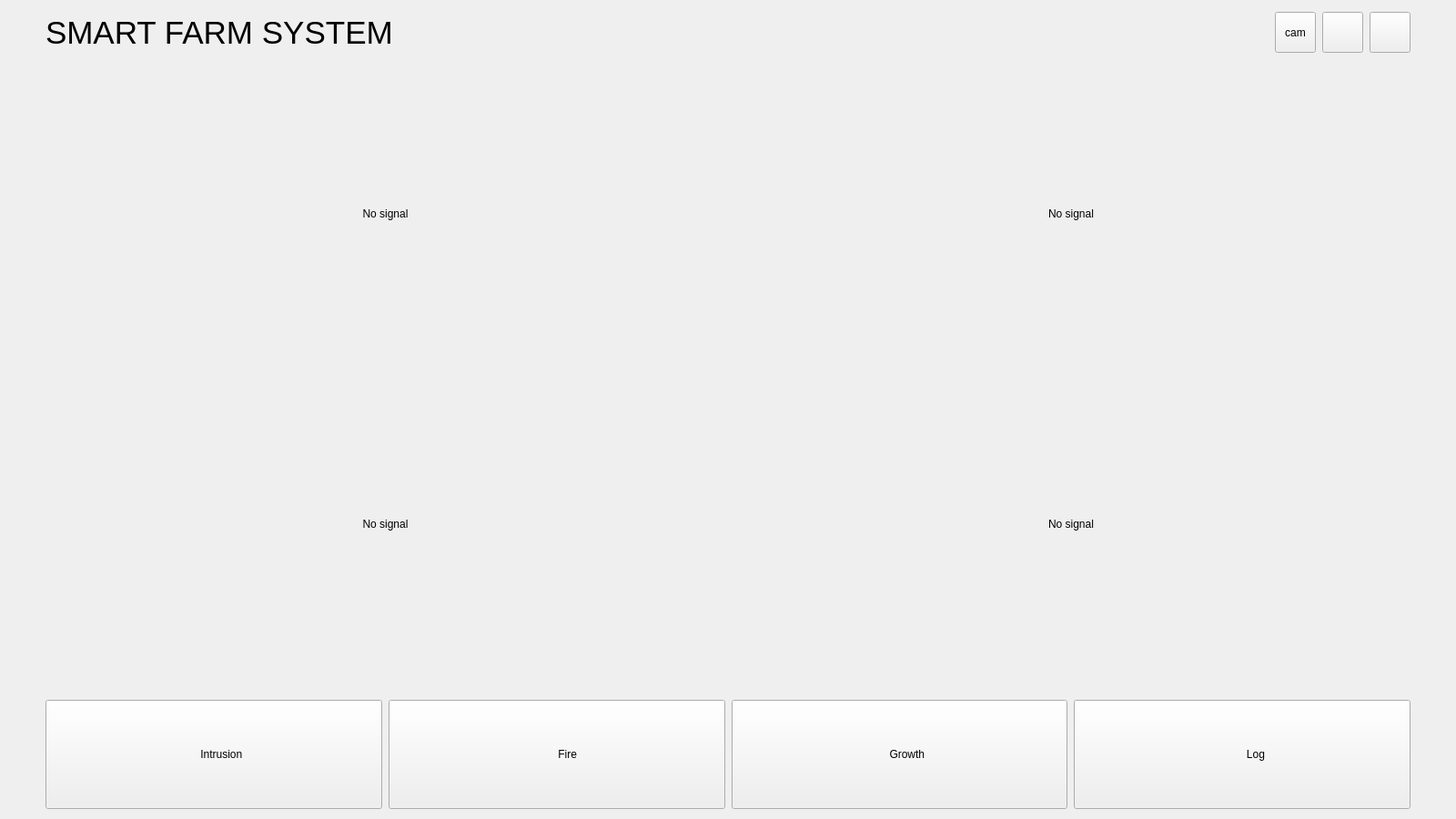
<?xml version="1.0" encoding="UTF-8"?>
<ui version="4.0">
 <class>DetectMainWidget</class>
 <widget class="QWidget" name="DetectMainWidget">
  <property name="geometry">
   <rect>
    <x>0</x>
    <y>0</y>
    <width>1600</width>
    <height>900</height>
   </rect>
  </property>
  <property name="sizePolicy">
   <sizepolicy hsizetype="Expanding" vsizetype="Expanding">
    <horstretch>0</horstretch>
    <verstretch>0</verstretch>
   </sizepolicy>
  </property>
  <property name="minimumSize">
   <size>
    <width>1600</width>
    <height>900</height>
   </size>
  </property>
  <property name="windowTitle">
   <string>Form</string>
  </property>
  <property name="styleSheet">
   <string notr="true"/>
  </property>
  <layout class="QGridLayout" name="gridLayout_2">
   <property name="leftMargin">
    <number>50</number>
   </property>
   <property name="topMargin">
    <number>11</number>
   </property>
   <property name="rightMargin">
    <number>50</number>
   </property>
   <property name="bottomMargin">
    <number>11</number>
   </property>
   <property name="spacing">
    <number>7</number>
   </property>
   <item row="4" column="0" colspan="8">
    <layout class="QHBoxLayout" name="horizontalLayout_2" stretch="1,1,1,1">
     <item>
      <widget class="QToolButton" name="btnIntrusion">
       <property name="sizePolicy">
        <sizepolicy hsizetype="Preferred" vsizetype="Preferred">
         <horstretch>0</horstretch>
         <verstretch>0</verstretch>
        </sizepolicy>
       </property>
       <property name="minimumSize">
        <size>
         <width>300</width>
         <height>120</height>
        </size>
       </property>
       <property name="styleSheet">
        <string notr="true"/>
       </property>
       <property name="text">
        <string>     Intrusion</string>
       </property>
      </widget>
     </item>
     <item>
      <widget class="QToolButton" name="btnFire">
       <property name="sizePolicy">
        <sizepolicy hsizetype="Preferred" vsizetype="Preferred">
         <horstretch>0</horstretch>
         <verstretch>0</verstretch>
        </sizepolicy>
       </property>
       <property name="minimumSize">
        <size>
         <width>300</width>
         <height>120</height>
        </size>
       </property>
       <property name="styleSheet">
        <string notr="true"/>
       </property>
       <property name="text">
        <string>       Fire</string>
       </property>
      </widget>
     </item>
     <item>
      <widget class="QToolButton" name="btnGrowth">
       <property name="sizePolicy">
        <sizepolicy hsizetype="Preferred" vsizetype="Preferred">
         <horstretch>0</horstretch>
         <verstretch>0</verstretch>
        </sizepolicy>
       </property>
       <property name="minimumSize">
        <size>
         <width>300</width>
         <height>120</height>
        </size>
       </property>
       <property name="styleSheet">
        <string notr="true"/>
       </property>
       <property name="text">
        <string>     Growth</string>
       </property>
      </widget>
     </item>
     <item>
      <widget class="QToolButton" name="btnLog">
       <property name="sizePolicy">
        <sizepolicy hsizetype="Preferred" vsizetype="Preferred">
         <horstretch>0</horstretch>
         <verstretch>0</verstretch>
        </sizepolicy>
       </property>
       <property name="minimumSize">
        <size>
         <width>300</width>
         <height>120</height>
        </size>
       </property>
       <property name="styleSheet">
        <string notr="true"/>
       </property>
       <property name="text">
        <string>         Log</string>
       </property>
      </widget>
     </item>
    </layout>
   </item>
   <item row="3" column="0" colspan="8">
    <layout class="QGridLayout" name="gridLayout" rowstretch="1,1" columnstretch="1,1" rowminimumheight="1,1" columnminimumwidth="1,1">
     <property name="bottomMargin">
      <number>20</number>
     </property>
     <item row="1" column="1">
      <widget class="QLabel" name="videoLabel3">
       <property name="sizePolicy">
        <sizepolicy hsizetype="Ignored" vsizetype="Ignored">
         <horstretch>0</horstretch>
         <verstretch>0</verstretch>
        </sizepolicy>
       </property>
       <property name="minimumSize">
        <size>
         <width>0</width>
         <height>0</height>
        </size>
       </property>
       <property name="styleSheet">
        <string notr="true"/>
       </property>
       <property name="text">
        <string>No signal</string>
       </property>
       <property name="alignment">
        <set>Qt::AlignmentFlag::AlignCenter</set>
       </property>
      </widget>
     </item>
     <item row="1" column="0">
      <widget class="QLabel" name="videoLabel4">
       <property name="sizePolicy">
        <sizepolicy hsizetype="Ignored" vsizetype="Ignored">
         <horstretch>0</horstretch>
         <verstretch>0</verstretch>
        </sizepolicy>
       </property>
       <property name="minimumSize">
        <size>
         <width>0</width>
         <height>0</height>
        </size>
       </property>
       <property name="styleSheet">
        <string notr="true"/>
       </property>
       <property name="text">
        <string>No signal</string>
       </property>
       <property name="alignment">
        <set>Qt::AlignmentFlag::AlignCenter</set>
       </property>
      </widget>
     </item>
     <item row="0" column="0">
      <widget class="QLabel" name="videoLabel2">
       <property name="sizePolicy">
        <sizepolicy hsizetype="Ignored" vsizetype="Ignored">
         <horstretch>0</horstretch>
         <verstretch>0</verstretch>
        </sizepolicy>
       </property>
       <property name="minimumSize">
        <size>
         <width>0</width>
         <height>0</height>
        </size>
       </property>
       <property name="styleSheet">
        <string notr="true"/>
       </property>
       <property name="text">
        <string>No signal</string>
       </property>
       <property name="alignment">
        <set>Qt::AlignmentFlag::AlignCenter</set>
       </property>
      </widget>
     </item>
     <item row="0" column="1">
      <widget class="QLabel" name="videoLabel1">
       <property name="sizePolicy">
        <sizepolicy hsizetype="Ignored" vsizetype="Ignored">
         <horstretch>0</horstretch>
         <verstretch>0</verstretch>
        </sizepolicy>
       </property>
       <property name="minimumSize">
        <size>
         <width>0</width>
         <height>0</height>
        </size>
       </property>
       <property name="font">
        <font>
         <family>Segoe UI</family>
         <italic>false</italic>
         <bold>false</bold>
        </font>
       </property>
       <property name="autoFillBackground">
        <bool>false</bool>
       </property>
       <property name="styleSheet">
        <string notr="true"/>
       </property>
       <property name="text">
        <string>No signal</string>
       </property>
       <property name="scaledContents">
        <bool>false</bool>
       </property>
       <property name="alignment">
        <set>Qt::AlignmentFlag::AlignCenter</set>
       </property>
      </widget>
     </item>
    </layout>
   </item>
   <item row="1" column="0" colspan="5">
    <widget class="QLabel" name="label_main">
     <property name="sizePolicy">
      <sizepolicy hsizetype="Minimum" vsizetype="Minimum">
       <horstretch>0</horstretch>
       <verstretch>0</verstretch>
      </sizepolicy>
     </property>
     <property name="minimumSize">
      <size>
       <width>0</width>
       <height>50</height>
      </size>
     </property>
     <property name="maximumSize">
      <size>
       <width>16777215</width>
       <height>50</height>
      </size>
     </property>
     <property name="styleSheet">
      <string notr="true">font-size: 35px; </string>
     </property>
     <property name="text">
      <string>SMART FARM SYSTEM</string>
     </property>
     <property name="alignment">
      <set>Qt::AlignmentFlag::AlignLeading|Qt::AlignmentFlag::AlignLeft|Qt::AlignmentFlag::AlignVCenter</set>
     </property>
    </widget>
   </item>
   <item row="1" column="5" colspan="3">
    <layout class="QHBoxLayout" name="horizontalLayout">
     <property name="topMargin">
      <number>0</number>
     </property>
     <item>
      <widget class="QLabel" name="label_temhum">
       <property name="text">
        <string/>
       </property>
      </widget>
     </item>
     <item>
      <widget class="QLabel" name="label_weatherIcon">
       <property name="sizePolicy">
        <sizepolicy hsizetype="Preferred" vsizetype="Minimum">
         <horstretch>0</horstretch>
         <verstretch>0</verstretch>
        </sizepolicy>
       </property>
       <property name="maximumSize">
        <size>
         <width>50</width>
         <height>16777215</height>
        </size>
       </property>
       <property name="text">
        <string/>
       </property>
      </widget>
     </item>
     <item>
      <widget class="QLabel" name="label_weather">
       <property name="text">
        <string/>
       </property>
      </widget>
     </item>
     <item>
      <widget class="QToolButton" name="btnCamera">
       <property name="sizePolicy">
        <sizepolicy hsizetype="Preferred" vsizetype="Preferred">
         <horstretch>0</horstretch>
         <verstretch>0</verstretch>
        </sizepolicy>
       </property>
       <property name="maximumSize">
        <size>
         <width>45</width>
         <height>45</height>
        </size>
       </property>
       <property name="text">
        <string>cam</string>
       </property>
      </widget>
     </item>
     <item>
      <widget class="QToolButton" name="btnSync">
       <property name="sizePolicy">
        <sizepolicy hsizetype="Preferred" vsizetype="Preferred">
         <horstretch>0</horstretch>
         <verstretch>0</verstretch>
        </sizepolicy>
       </property>
       <property name="minimumSize">
        <size>
         <width>0</width>
         <height>0</height>
        </size>
       </property>
       <property name="maximumSize">
        <size>
         <width>45</width>
         <height>45</height>
        </size>
       </property>
       <property name="layoutDirection">
        <enum>Qt::LayoutDirection::LeftToRight</enum>
       </property>
       <property name="styleSheet">
        <string notr="true"/>
       </property>
       <property name="text">
        <string/>
       </property>
       <property name="icon">
        <iconset theme="QIcon::ThemeIcon::SyncSynchronizing"/>
       </property>
      </widget>
     </item>
     <item>
      <widget class="QToolButton" name="btnMail">
       <property name="sizePolicy">
        <sizepolicy hsizetype="Preferred" vsizetype="Preferred">
         <horstretch>0</horstretch>
         <verstretch>0</verstretch>
        </sizepolicy>
       </property>
       <property name="maximumSize">
        <size>
         <width>45</width>
         <height>45</height>
        </size>
       </property>
       <property name="text">
        <string/>
       </property>
       <property name="iconSize">
        <size>
         <width>45</width>
         <height>45</height>
        </size>
       </property>
      </widget>
     </item>
    </layout>
   </item>
  </layout>
 </widget>
 <resources/>
 <connections/>
</ui>
